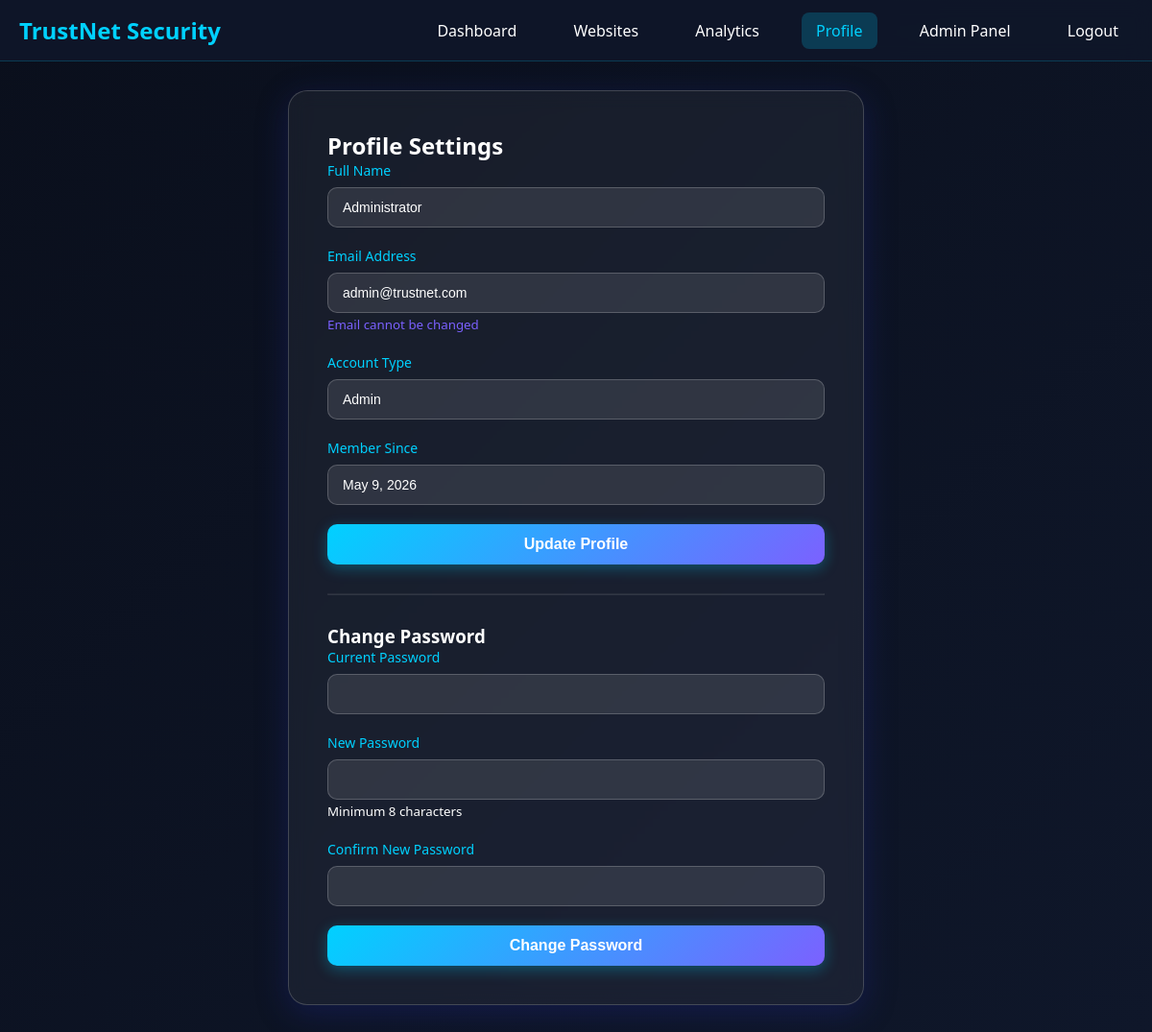
Page /profile.php (signed in) on the committed database.
### tables this page shows
CREATE TABLE `users` (
  `id` int(11) NOT NULL,
  `name` varchar(100) NOT NULL,
  `email` varchar(255) NOT NULL,
  `password` varchar(255) NOT NULL,
  `role` enum('admin','user') DEFAULT 'user',
  `email_verified` tinyint(1) DEFAULT 0,
  `otp_code` varchar(6) DEFAULT NULL,
  `otp_expires` datetime DEFAULT NULL,
  `created_at` timestamp NOT NULL DEFAULT current_timestamp()
);

### profile.php (the view, shortened to what this page needs)
<?php
require_once 'includes/functions.php';
$user_id = $_SESSION['user_id'];
$stmt = $pdo->prepare("SELECT * FROM users WHERE id = ?");
$stmt->execute([$user_id]);
$user = $stmt->fetch();
?>
<!DOCTYPE html>
<html lang="en">
<head>
    <link rel="stylesheet" href="assets/css/style.css">
</head>
<body>
    <nav class="navbar">
        <div class="nav-container">
            <div class="nav-brand">TrustNet Security</div>
            <div class="nav-menu">
                <a href="dashboard.php">Dashboard</a>
                <a href="websites.php">Websites</a>
                <a href="analytics.php">Analytics</a>
                <a href="profile.php" class="active">Profile</a>
                <?php if ($_SESSION['user_role'] == 'admin'): ?>
                    <a href="admin-panel.php">Admin Panel</a>
                <?php endif; ?>
                <a href="logout.php">Logout</a>
            </div>
        </div>
    </nav>
    <div class="main-container">
        <div class="glass-card" style="max-width: 600px; margin: 0 auto;">
            <h2>Profile Settings</h2>
            <form method="POST" action="">
                <div class="form-group">
                    <label>Full Name</label>
                    <input type="text" name="name" class="form-control" value="<?php echo htmlspecialchars($user['name']); ?>" required>
                </div>
                <div class="form-group">
                    <label>Email Address</label>
                    <input type="email" class="form-control" value="<?php echo htmlspecialchars($user['email']); ?>" disabled>
                    <small style="color: #7B61FF;">Email cannot be changed</small>
                </div>
                <div class="form-group">
                    <label>Account Type</label>
                    <input type="text" class="form-control" value="<?php echo ucfirst($user['role']); ?>" disabled>
                </div>
                <div class="form-group">
                    <label>Member Since</label>
                    <input type="text" class="form-control" value="<?php echo date('F j, Y', strtotime($user['created_at'])); ?>" disabled>
                </div>
                <button type="submit" class="btn btn-primary btn-block">Update Profile</button>
            </form>
            <hr style="margin: 30px 0; border-color: rgba(255,255,255,0.1);">
            <h3>Change Password</h3>
            <form method="POST" action="">
                <div class="form-group">
                    <label>Current Password</label>
                    <input type="password" name="current_password" class="form-control" required>
                </div>
                <div class="form-group">
                    <label>New Password</label>
                    <input type="password" name="new_password" class="form-control" required>
                    <small>Minimum 8 characters</small>
                </div>
                <div class="form-group">
                    <label>Confirm New Password</label>
                    <input type="password" name="confirm_password" class="form-control" required>
                </div>
                <button type="submit" class="btn btn-primary btn-block">Change Password</button>
            </form>
        </div>
    </div>
</body>
</html>

### assets/css/style.css (style rules this page uses)
:root { --primary: #00D1FF; --secondary: #7B61FF; --danger: #ff4757; --warning: #ffa502; --success: #2ed573; --dark-bg: #0A0F1C; --darker-bg: #0F172A; }
* { margin: 0; padding: 0; box-sizing: border-box; }
body { font-family: 'Segoe UI', Tahoma, Geneva, Verdana, sans-serif; background: linear-gradient(135deg, #0A0F1C 0%, #0F172A 100%); color: #ffffff; min-height: 100vh; }
.glass-card { background: rgba(255, 255, 255, 0.05); backdrop-filter: blur(10px); border-radius: 20px; padding: 40px; box-shadow: 0 8px 32px 0 rgba(31, 38, 135, 0.37); border: 1px solid rgba(255, 255, 255, 0.18); width: 100%; max-width: 450px; }
.form-group { margin-bottom: 20px; }
label { display: block; margin-bottom: 8px; color: #00D1FF; font-size: 14px; font-weight: 500; }
.form-control { width: 100%; padding: 12px 15px; background: rgba(255, 255, 255, 0.1); border: 1px solid rgba(255, 255, 255, 0.2); border-radius: 10px; color: #ffffff; font-size: 14px; transition: all 0.3s ease; }
.form-control::placeholder { color: rgba(255, 255, 255, 0.5); }
.btn { padding: 12px 30px; border: none; border-radius: 10px; font-size: 16px; font-weight: 600; cursor: pointer; transition: all 0.3s ease; text-decoration: none; display: inline-block; text-align: center; }
.btn-primary { background: linear-gradient(135deg, #00D1FF, #7B61FF); color: #ffffff; box-shadow: 0 4px 15px rgba(0, 209, 255, 0.3); }
.btn-block { width: 100%; }
.navbar { background: rgba(15, 23, 42, 0.95); backdrop-filter: blur(10px); padding: 15px 0; position: sticky; top: 0; z-index: 1000; border-bottom: 1px solid rgba(0, 209, 255, 0.2); }
.nav-container { max-width: 1200px; margin: 0 auto; padding: 0 20px; display: flex; justify-content: space-between; align-items: center; }
.nav-brand { font-size: 24px; font-weight: bold; color: #00D1FF; }
.nav-menu a { color: #ffffff; text-decoration: none; margin-left: 25px; padding: 8px 15px; border-radius: 8px; transition: all 0.3s ease; }
.nav-menu a:hover, .nav-menu a.active { background: rgba(0, 209, 255, 0.2); color: #00D1FF; }
.main-container { max-width: 1200px; margin: 30px auto; padding: 0 20px; }

### rows in the picture
users: name "Administrator", email "admin@trustnet.com", role "Admin", created_at "May 9, 2026"
